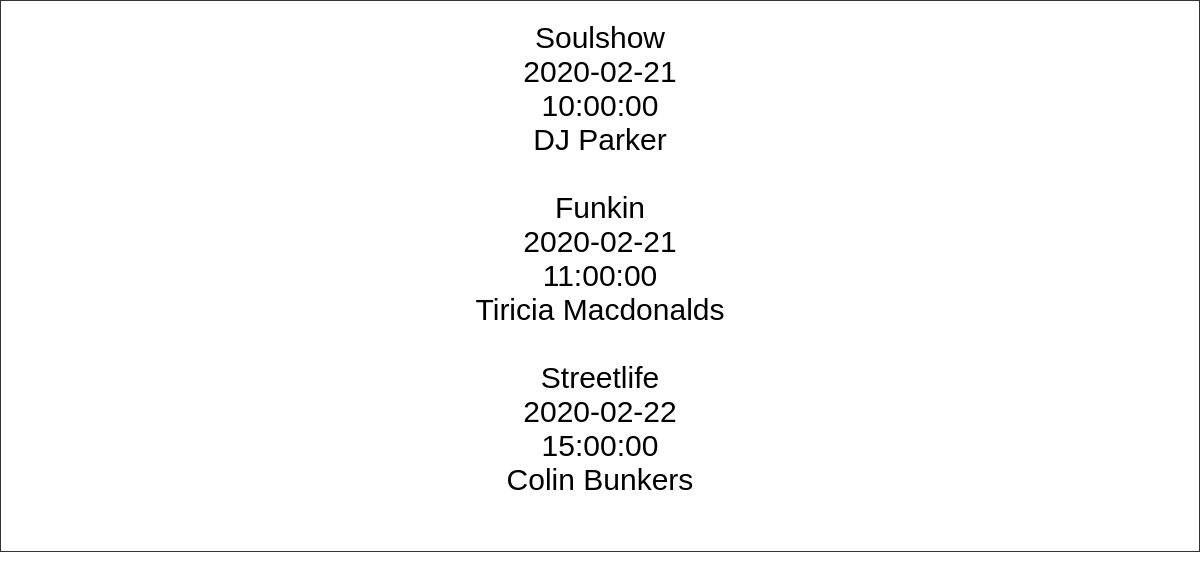
/overzicht.php, run on the app's committed database.
### tables this page shows
CREATE TABLE `programma` (
  `idprogramma` int(11) NOT NULL,
  `omschrijving` varchar(45) DEFAULT NULL
);

CREATE TABLE `uitzending` (
  `idprogramma` int(11) NOT NULL,
  `datum` date NOT NULL,
  `begintijd` time NOT NULL,
  `eindtijd` time DEFAULT NULL,
  `presentator` int(11) DEFAULT NULL,
  `idzender` int(11) NOT NULL
);

CREATE TABLE `medewerker` (
  `idmedewerker` int(11) NOT NULL,
  `voornaam` varchar(45) DEFAULT NULL,
  `tussenvoegsels` varchar(45) DEFAULT NULL,
  `achternaam` varchar(45) DEFAULT NULL,
  `login` varchar(45) DEFAULT NULL,
  `password` varchar(45) DEFAULT NULL,
  `nickname` varchar(45) DEFAULT NULL
);

### overzicht.php (the view, shortened to what this page needs)
<?php include('db.php') ?>
<!DOCTYPE html>
<html lang="en">
<head>
    <link rel="stylesheet" href="style.css">
</head>
<body>
    <div class="overzicht">
    <?php
    $record1 = $conn->prepare('SELECT omschrijving, datum, begintijd, nickname FROM programma INNER JOIN uitzending ON programma.idprogramma = uitzending.idprogramma INNER JOIN medewerker ON programma.idprogramma = medewerker.idmedewerker;');
    $record1->execute();
    $row1 = $record1->fetchAll();
    echo $row1[0]['omschrijving'] . '<br> '. $row1[0]['datum'] . '<br> '. $row1[0]['begintijd'] . '<br> '. $row1[0]['nickname'] . '<br><br>';
    echo $row1[1]['omschrijving'] . '<br> '. $row1[1]['datum'] . '<br> '. $row1[1]['begintijd'] . '<br> '. $row1[1]['nickname'] . '<br><br>';
    echo $row1[2]['omschrijving'] . '<br> '. $row1[2]['datum'] . '<br> '. $row1[2]['begintijd'] . '<br> '. $row1[2]['nickname'] . '<br><br>';
    ?>
    </div>
</body>
</html>

### style.css (style rules this page uses)
body { margin: 0; font-family: Arial, Helvetica, sans-serif; }

### overzicht.php (style rules this page uses)
.overzicht { background-color: rgba(255, 255, 255, 0.8); border: 1px solid rgba(0, 0, 0, 0.8); padding: 20px; font-size: 30px; text-align: center; }

### data on the page
programma: omschrijving "Soulshow"
uitzending: datum "2020-02-21", begintijd "10:00:00"
medewerker: nickname "DJ Parker"
programma: omschrijving "Funkin"
uitzending: datum "2020-02-21", begintijd "11:00:00"
medewerker: nickname "Tiricia Macdonalds"
programma: omschrijving "Streetlife"
uitzending: datum "2020-02-22", begintijd "15:00:00"
medewerker: nickname "Colin Bunkers"
